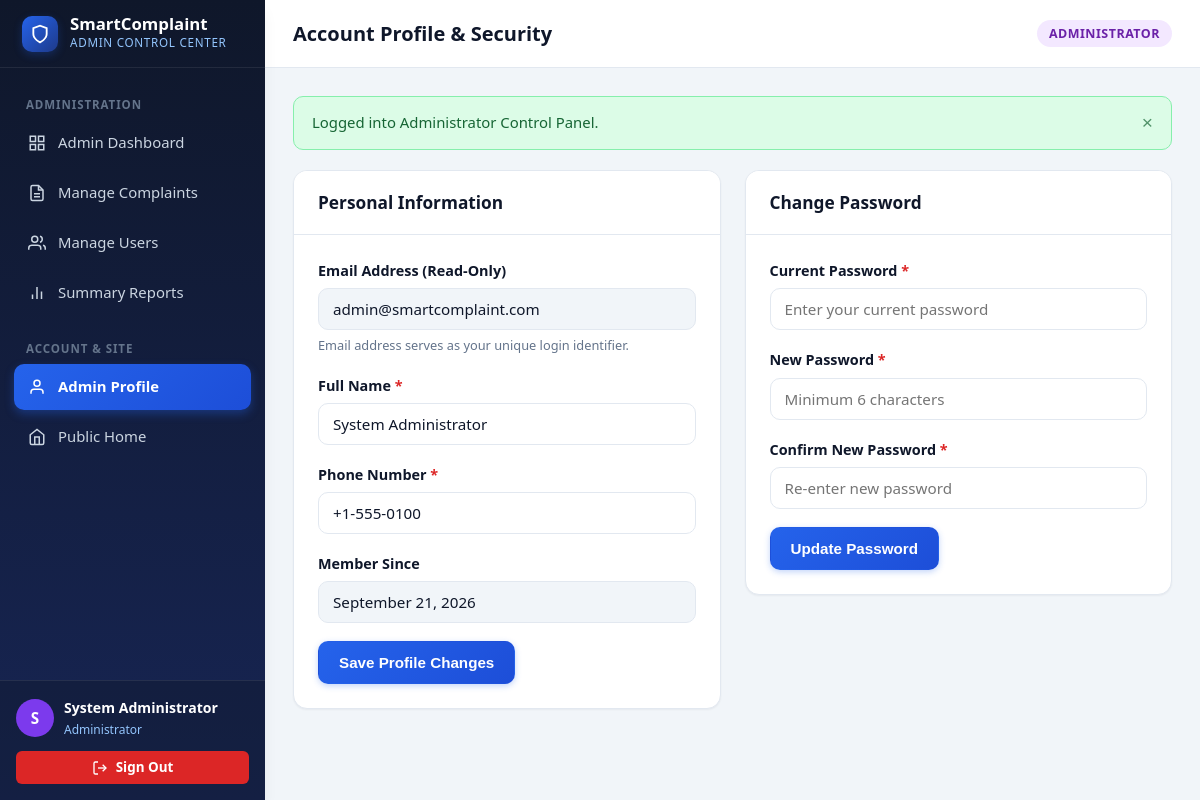
The app's page /profile.php (signed in) with its own data.
### tables this page shows
CREATE TABLE `users` (
  `id` INT UNSIGNED NOT NULL AUTO_INCREMENT,
  `name` VARCHAR(100) NOT NULL,
  `email` VARCHAR(150) NOT NULL,
  `phone` VARCHAR(25) NOT NULL,
  `password_hash` VARCHAR(255) NOT NULL,
  `role` ENUM('user', 'admin') NOT NULL DEFAULT 'user',
  `account_status` ENUM('active', 'inactive') NOT NULL DEFAULT 'active',
  `created_at` TIMESTAMP NOT NULL DEFAULT CURRENT_TIMESTAMP,
  PRIMARY KEY (`id`),
  UNIQUE KEY `uq_users_email` (`email`),
  KEY `idx_users_role` (`role`),
  KEY `idx_users_status` (`account_status`)
);

### includes/auth.php (called while the page is built, shortened)
<?php
function getFlashMessage(): ?array {
    if (isset($_SESSION['flash'])) {
        $flash = $_SESSION['flash'];
        return $flash;
    }
    return null;
}
function isLoggedIn(): bool {
    return isset($_SESSION['user_id']) && !empty($_SESSION['user_id']);
}
function isAdmin(): bool {
    return isLoggedIn() && isset($_SESSION['user_role']) && $_SESSION['user_role'] === 'admin';
}
function e(?string $string): string {
    return htmlspecialchars($string ?? '', ENT_QUOTES, 'UTF-8');
}
?>

### profile.php (the view, shortened to what this page needs)
<?php
require_once __DIR__ . '/includes/auth.php';
$userId = (int)$_SESSION['user_id'];
$isAdminUser = isAdmin();
$pdo = getDBConnection();
$stmt = $pdo->prepare("SELECT id, name, email, phone, password_hash, role, account_status, created_at FROM users WHERE id = ? LIMIT 1");
$stmt->execute([$userId]);
$user = $stmt->fetch();
$flash = getFlashMessage();
require_once __DIR__ . '/includes/header.php';
?>
<div class="dashboard-layout">
    <?php
    if ($isAdminUser) {
        require_once __DIR__ . '/includes/admin_sidebar.php';
    } else {
        require_once __DIR__ . '/includes/user_sidebar.php';
    }
    ?>
    <main class="main-content">
        <header class="topbar">
            <div class="topbar-left">
                <h1 class="page-heading">Account Profile & Security</h1>
            </div>
            <div class="topbar-right">
                <span class="role-pill <?php echo $isAdminUser ? 'role-pill-admin' : 'role-pill-user'; ?>">
                    <?php echo $isAdminUser ? 'Administrator' : 'Citizen Account'; ?>
                </span>
            </div>
        </header>
        <div class="content-body">
            <?php if ($flash): ?>
                <div class="alert alert-<?php echo e($flash['type']); ?>" data-auto-dismiss="true">
                    <span><?php echo e($flash['message']); ?></span>
                    <button type="button" class="alert-close">&times;</button>
                </div>
            <?php endif; ?>
            <div class="details-layout" style="grid-template-columns: 1fr 1fr;">
                <div class="card">
                    <div class="card-header">
                        <h2 class="card-title">Personal Information</h2>
                    </div>
                    <div class="card-body">
                        <form method="POST" action="profile.php">
                            <div class="form-group">
                                <label class="form-label">Email Address (Read-Only)</label>
                                <input type="email" class="form-control" value="<?php echo e($user['email']); ?>" disabled style="background: #f1f5f9; cursor: not-allowed;">
                                <span class="form-hint">Email address serves as your unique login identifier.</span>
                            </div>
                            <div class="form-group">
                                <label for="name" class="form-label">Full Name <span class="required-star">*</span></label>
                                <input type="text" id="name" name="name" class="form-control" value="<?php echo e($user['name']); ?>" required>
                            </div>
                            <div class="form-group">
                                <label for="phone" class="form-label">Phone Number <span class="required-star">*</span></label>
                                <input type="tel" id="phone" name="phone" class="form-control" value="<?php echo e($user['phone']); ?>" required>
                            </div>
                            <div class="form-group">
                                <label class="form-label">Member Since</label>
                                <input type="text" class="form-control" value="<?php echo date('F d, Y', strtotime($user['created_at'])); ?>" disabled style="background: #f1f5f9;">
                            </div>
                            <button type="submit" class="btn btn-primary">Save Profile Changes</button>
                        </form>
                    </div>
                </div>
                <div class="card">
                    <div class="card-header">
                        <h2 class="card-title">Change Password</h2>
                    </div>
                    <div class="card-body">
                        <form method="POST" action="profile.php">
                            <div class="form-group">
                                <label for="current_password" class="form-label">Current Password <span class="required-star">*</span></label>
                                <input type="password" id="current_password" name="current_password" class="form-control" placeholder="Enter your current password" required>
                            </div>
                            <div class="form-group">
                                <label for="new_password" class="form-label">New Password <span class="required-star">*</span></label>
                                <input type="password" id="new_password" name="new_password" class="form-control" placeholder="Minimum 6 characters" required>
                            </div>
                            <div class="form-group">
                                <label for="confirm_password" class="form-label">Confirm New Password <span class="required-star">*</span></label>
                                <input type="password" id="confirm_password" name="confirm_password" class="form-control" placeholder="Re-enter new password" required>
                            </div>
                            <button type="submit" class="btn btn-primary">Update Password</button>
                        </form>
                    </div>
                </div>
            </div>
        </div>
    </main>
</div>
<?php require_once __DIR__ . '/includes/footer.php'; ?>

### records on screen
users: email "admin@smartcomplaint.com", name "System Administrator", phone "+1-555-0100", created_at "September 21, 2026"

### other values on screen
$adminInitials "S"
$_SESSION['user_name'] "System Administrator"
$flash['message'] "Logged into Administrator Control Panel."
